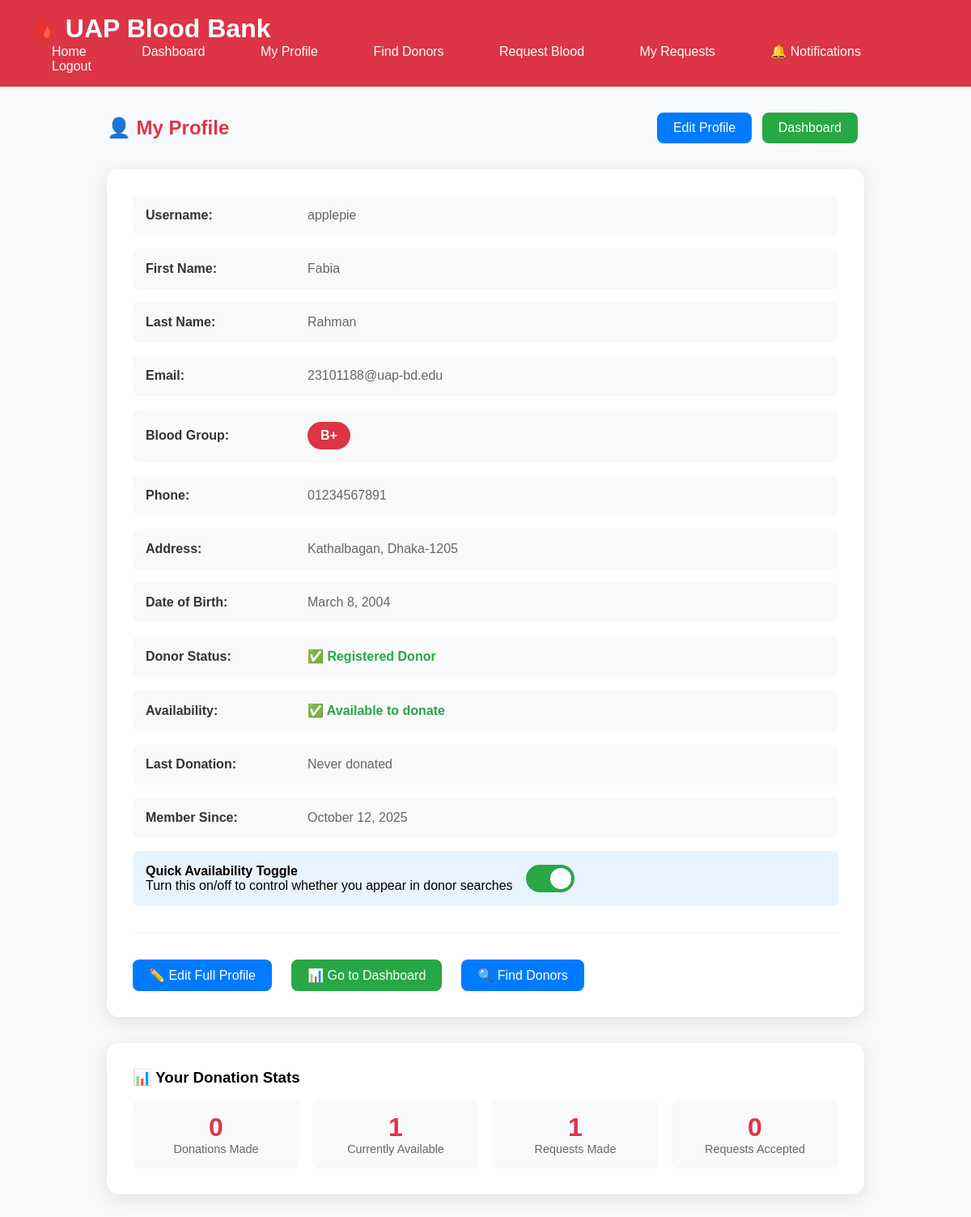
/profile/ (signed in), run on the app's committed database.
### UAP_Student_Blood_Information_System/bloodbank/models.py (models this page shows, shortened)
class UserProfile(models.Model):
    user = models.OneToOneField(User, on_delete=models.CASCADE)
    blood_group = models.CharField(max_length=5, choices=BLOOD_GROUPS)
    phone = models.CharField(max_length=15)
    address = models.TextField()
    profile_picture = models.ImageField(upload_to='profile_pics/', null=True, blank=True)
    date_of_birth = models.DateField(null=True, blank=True)
    is_donor = models.BooleanField(default=True)
    last_donation_date = models.DateField(null=True, blank=True)
    is_available = models.BooleanField(default=True)
    created_at = models.DateTimeField(auto_now_add=True)
    latitude = models.FloatField(null=True, blank=True)
    longitude = models.FloatField(null=True, blank=True)
    class Meta:
        app_label = 'bloodbank'  # Explicitly set the app_label for this model

### UAP_Student_Blood_Information_System/bloodbank/views.py (the view)
# urls.py: path('profile/', views.profile, name='profile'),
@login_required
def profile(request):
    try:
        profile_obj = UserProfile.objects.get(user=request.user)
    except UserProfile.DoesNotExist:
        profile_obj = UserProfile.objects.create(user=request.user)
    unread_count = get_unread_notification_count(request.user)
    return render(request, 'profile.html', {
        'user': request.user,
        'profile': profile_obj,
        'unread_count': unread_count,
    })

### UAP_Student_Blood_Information_System/bloodbank/context_processors.py (called while the page is built)
def notification_count(request):
    if request.user.is_authenticated:
        unread_count = Notification.objects.filter(user=request.user, is_read=False).count()
        return {'unread_count': unread_count}
    return {'unread_count': 0}

### UAP_Student_Blood_Information_System/bloodbank/views.py (called while the page is built, shortened)
def get_unread_notification_count(user):
    return Notification.objects.filter(user=user, is_read=False).count()

### UAP_Student_Blood_Information_System/templates/profile.html (shortened to what this page needs)
<!DOCTYPE html>
<html lang="en">
<head>
</head>
<body>
<div class="navbar">
    <h1>🩸 UAP Blood Bank</h1>
    <nav>
        <a href="{% url 'home' %}">Home</a>
        <a href="{% url 'dashboard' %}">Dashboard</a>
        <a href="{% url 'profile' %}">My Profile</a>
        <a href="{% url 'donor_list' %}">Find Donors</a>
        <a href="{% url 'request_blood' %}">Request Blood</a>
        <a href="{% url 'request_history' %}">My Requests</a>
        <a href="{% url 'notifications' %}">
            🔔 Notifications
        </a>
        <a href="{% url 'logout' %}">Logout</a>
    </nav>
</div>
<div class="container">
    <div class="profile-header">
        <h2>👤 My Profile</h2>
        <div>
            <a href="{% url 'edit_profile' %}" class="btn">Edit Profile</a>
            <a href="{% url 'dashboard' %}" class="btn btn-success">Dashboard</a>
        </div>
    </div>
    <div class="profile-card">
        <div class="profile-info">
            <div class="info-item">
                <span class="info-label">Username:</span>
                <span class="info-value">{{ user.username }}</span>
            </div>
            <div class="info-item">
                <span class="info-label">First Name:</span>
                <span class="info-value">{{ user.first_name|default:"Not set" }}</span>
            </div>
            <div class="info-item">
                <span class="info-label">Last Name:</span>
                <span class="info-value">{{ user.last_name|default:"Not set" }}</span>
            </div>
            <div class="info-item">
                <span class="info-label">Email:</span>
                <span class="info-value">{{ user.email|default:"Not set" }}</span>
            </div>
            <div class="info-item">
                <span class="info-label">Blood Group:</span>
                <span class="info-value">
                    {% if profile.blood_group %}
                    <span class="blood-group">{{ profile.blood_group }}</span>
                    {% else %}
                    Not set
                    {% endif %}
                </span>
            </div>
            <div class="info-item">
                <span class="info-label">Phone:</span>
                <span class="info-value">
                    {% if profile.phone %}
                    {{ profile.phone }}
                    {% else %}
                    Not set
                    {% endif %}
                </span>
            </div>
            <div class="info-item">
                <span class="info-label">Address:</span>
                <span class="info-value">
                    {% if profile.address %}
                    {{ profile.address|linebreaks }}
                    {% else %}
                    Not set
                    {% endif %}
                </span>
            </div>
            <div class="info-item">
                <span class="info-label">Date of Birth:</span>
                <span class="info-value">
                    {% if profile.date_of_birth %}
                    {{ profile.date_of_birth }}
                    {% else %}
                    Not set
                    {% endif %}
                </span>
            </div>
            <div class="info-item">
                <span class="info-label">Donor Status:</span>
                <span class="info-value">
                    {% if profile.is_donor %}
                    <span class="status-available">✅ Registered Donor</span>
                    {% else %}
                    <span class="status-not-available">❌ Not a donor</span>
                    {% endif %}
                </span>
            </div>
            <div class="info-item">
                <span class="info-label">Availability:</span>
                <span class="info-value">
                    {% if profile.is_available %}
                    <span class="status-available">✅ Available to donate</span>
                    {% else %}
                    <span class="status-not-available">❌ Currently unavailable</span>
                    {% endif %}
                </span>
            </div>
            <div class="info-item">
                <span class="info-label">Last Donation:</span>
                <span class="info-value">
                    {% if profile.last_donation_date %}
                    {{ profile.last_donation_date }}
                    {% else %}
                    Never donated
                    {% endif %}
                </span>
            </div>
            <div class="info-item">
                <span class="info-label">Member Since:</span>
                <span class="info-value">
                    {% if profile.created_at %}
                    {{ profile.created_at|date:"F j, Y" }}
                    {% else %}
                    Recently joined
                    {% endif %}
                </span>
            </div>
        </div>
        <div class="availability-toggle">
            <div>
                <h4>Quick Availability Toggle</h4>
                <p>Turn this on/off to control whether you appear in donor searches</p>
            </div>
            <form method="post" action="{% url 'toggle_availability' %}" style="display: inline;">
                <label class="toggle-switch">
                    <span class="slider"></span>
                </label>
            </form>
        </div>
        <div class="action-buttons">
            <a href="{% url 'edit_profile' %}" class="btn">✏️ Edit Full Profile</a>
            <a href="{% url 'dashboard' %}" class="btn btn-success">📊 Go to Dashboard</a>
            <a href="{% url 'donor_list' %}" class="btn">🔍 Find Donors</a>
        </div>
    </div>
    <div class="stats-card">
        <h3>📊 Your Donation Stats</h3>
        <div class="stats-grid">
            <div class="stat-item">
                <div class="stat-number">
                    {% if profile.last_donation_date %}1{% else %}0{% endif %}
                </div>
                <div class="stat-label">Donations Made</div>
            </div>
            <div class="stat-item">
                <div class="stat-number">
                    {% if profile.is_available %}1{% else %}0{% endif %}
                </div>
                <div class="stat-label">Currently Available</div>
            </div>
            <div class="stat-item">
                <div class="stat-number">
                    {{ user.blood_requests.count }}
                </div>
                <div class="stat-label">Requests Made</div>
            </div>
            <div class="stat-item">
                <div class="stat-number">
                    {{ user.accepted_requests.count }}
                </div>
                <div class="stat-label">Requests Accepted</div>
            </div>
        </div>
    </div>
</div>
</body>
</html>

### UAP_Student_Blood_Information_System/templates/profile.html (style rules this page uses)
* { margin: 0; padding: 0; box-sizing: border-box; }
body { font-family: Arial, sans-serif; background: #f8f9fa; }
.navbar { background: #dc3545; color: white; padding: 1rem 2rem; }
.navbar h1 { display: inline-block; margin-right: 2rem; }
.navbar a { color: white; text-decoration: none; margin: 0 1rem; padding: 0.5rem 1rem; border-radius: 5px; }
.container { max-width: 1000px; margin: 2rem auto; padding: 0 2rem; }
.profile-header { display: flex; justify-content: space-between; align-items: center; margin-bottom: 2rem; }
.profile-header h2 { color: #dc3545; }
.btn { background: #007bff; color: white; padding: 10px 20px; border: none; border-radius: 8px; cursor: pointer; text-decoration: none; display: inline-block; margin-right: 0.5rem; }
.btn-success { background: #28a745; }
.profile-card { background: white; padding: 2rem; border-radius: 15px; box-shadow: 0 5px 20px rgba(0,0,0,0.1); margin-bottom: 2rem; }
.profile-info { display: grid; gap: 1rem; }
.info-item { padding: 1rem; background: #f8f9fa; border-radius: 8px; display: grid; grid-template-columns: 200px 1fr; align-items: center; }
.info-label { font-weight: bold; color: #333; }
.info-value { color: #666; }
.blood-group { background: #dc3545; color: white; padding: 0.5rem 1rem; border-radius: 20px; display: inline-block; font-weight: bold; }
.status-available { color: #28a745; font-weight: bold; }
.availability-toggle { display: flex; align-items: center; gap: 1rem; padding: 1rem; background: #e7f3ff; border-radius: 8px; margin-top: 1rem; }
.toggle-switch { position: relative; display: inline-block; width: 60px; height: 34px; }
.slider { position: absolute; cursor: pointer; top: 0; left: 0; right: 0; bottom: 0; background-color: #ccc; transition: .4s; border-radius: 34px; }
.slider:before { position: absolute; content: ""; height: 26px; width: 26px; left: 4px; bottom: 4px; background-color: white; transition: .4s; border-radius: 50%; }
input:checked + .slider { background-color: #28a745; }
input:checked + .slider:before { transform: translateX(26px); }
.action-buttons { display: flex; gap: 1rem; margin-top: 2rem; padding-top: 2rem; border-top: 2px solid #f8f9fa; }
.stats-card { background: white; padding: 2rem; border-radius: 15px; box-shadow: 0 5px 20px rgba(0,0,0,0.1); }
.stats-grid { display: grid; grid-template-columns: repeat(auto-fit, minmax(200px, 1fr)); gap: 1rem; margin-top: 1rem; }
.stat-item { text-align: center; padding: 1rem; background: #f8f9fa; border-radius: 8px; }
.stat-number { font-size: 2rem; font-weight: bold; color: #dc3545; }
.stat-label { color: #666; font-size: 0.9rem; }

### data on the page
UserProfile: blood_group "B+", phone "01234567891", address "Kathalbagan, Dhaka-1205", date_of_birth "March 8, 2004", created_at "October 12, 2025"

### other printed values
{{ user.username }} "applepie"
{{ user.first_name|default:"Not set" }} "Fabia"
{{ user.last_name|default:"Not set" }} "Rahman"
{{ user.email|default:"Not set" }} "23101188@uap-bd.edu"
{{ user.blood_requests.count }} "1"
{{ user.accepted_requests.count }} "0"
